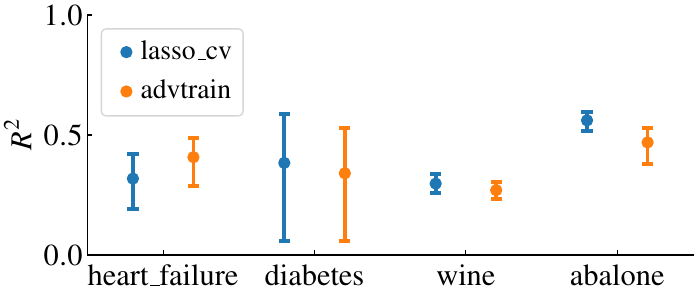

This figure's Python source:
import numpy as np
from linadvtrain.datasets import load_magic
import sklearn.model_selection
from sklearn.datasets import load_diabetes
from sklearn.linear_model import ElasticNetCV, LassoLarsIC, Lasso
from ucimlrepo import fetch_ucirepo, list_available_datasets
import matplotlib as mpl
import seaborn as sns
import matplotlib.pyplot as plt


# Basic style
plt.style.use(['mystyle.mpl'])

# Additional style
mpl.rcParams['figure.figsize'] = 7, 3
mpl.rcParams['figure.subplot.bottom'] = 0.15
mpl.rcParams['figure.subplot.right'] = 0.99
mpl.rcParams['figure.subplot.top'] = 0.95
mpl.rcParams['font.size'] = 22
mpl.rcParams['legend.fontsize'] = 20
mpl.rcParams['legend.handlelength'] = 1
mpl.rcParams['legend.handletextpad'] = 0.01
mpl.rcParams['xtick.major.pad'] = 7

def compute_R2(y_pred, y_test):
    y_mean = np.mean(y_test)
    return 1 - np.mean((y_test - y_pred) ** 2) / np.mean((y_test - y_mean) ** 2)

def normalize(X_train, X_test, y_train, y_test):
    X_mean = X_train.mean(axis=0)
    X_std = X_train.std(axis=0)
    X_train = (X_train - X_mean) / X_std
    X_test = (X_test - X_mean) / X_std

    y_mean = y_train.mean(axis=0)
    y_std = y_train.std(axis=0)
    y_train = (y_train - y_mean) / y_std
    y_test = (y_test - y_mean) / y_std

    return X_train, X_test, y_train, y_test

# DATASET
def magic():
    X, y = load_magic(input_folder='../WEBSITE/DATA')
    # Train-test split
    X_train, X_test, y_train, y_test = sklearn.model_selection.train_test_split(X, y, test_size=50, random_state=0)
    X_train = X_train[:, :1000]
    X_test = X_test[:, :1000]
    return normalize(X_train, X_test, y_train, y_test)

def diabetes():
    X, y = load_diabetes(return_X_y=True)
    X_train, X_test, y_train, y_test = sklearn.model_selection.train_test_split(X, y, test_size=50, random_state=0)
    return normalize(X_train, X_test, y_train, y_test)

def wine():
    dset = fetch_ucirepo(name="Wine Quality")
    X = dset.data.features.values
    y = dset.data.targets.values.flatten()
    X_train, X_test, y_train, y_test = sklearn.model_selection.train_test_split(X, y, test_size=0.3)
    return normalize(X_train, X_test, y_train, y_test)

def abalone():
    dset = fetch_ucirepo(name="Abalone")
    F = dset.data.features
    F = F.assign(Sex=(F['Sex'] == 'M').values.astype(float))
    X = F.values
    y = dset.data.targets.values.flatten()
    X_train, X_test, y_train, y_test = sklearn.model_selection.train_test_split(X, y, test_size=0.3)
    return normalize(X_train, X_test, y_train, y_test)

def heart_failure():
    dset = fetch_ucirepo(name="Heart failure clinical records")
    F = dset.data.features
    X = F.values
    y = dset.data.targets.values.flatten()
    X_train, X_test, y_train, y_test = sklearn.model_selection.train_test_split(X, y, test_size=0.3)
    return normalize(X_train, X_test, y_train, y_test)

# METHODS
def lasso_cv(X_train, y_train):
    regr = ElasticNetCV(cv=10, random_state=0, l1_ratio=1)
    regr.fit(X_train, y_train)
    return regr.coef_

def lasso_aic(X_train, y_train):
    regr = LassoLarsIC(criterion='aic')
    regr.fit(X_train, y_train)
    return regr.coef_

def lasso_bic(X_train, y_train):
    regr = LassoLarsIC(criterion='bic')
    regr.fit(X_train, y_train)
    return regr.coef_

def advtrain(X_train, y_train):
    estimated_params, info = lin_advregr(X_train, y_train, p=np.inf)
    return estimated_params

def lasso(X_train, y_train):
    regr = Lasso()
    regr.fit(X_train, y_train)
    return regr.coef_


if __name__ == '__main__':
    from linadvtrain.regression import lin_advregr
    import pandas as pd

    load_data=True

    # Compute performance
    df = {}
    for dset in []:
        df[dset.__name__] = pd.DataFrame({'dset': [], 'method': [], 'y_pred': []})
        for method in [lasso_cv, advtrain]:
            X_train, X_test, y_train, y_test = dset()
            param = method(X_train, y_train)
            n_test = len(y_test)
            df1 = pd.DataFrame({'dset': n_test * [dset.__name__],
                                'method': n_test * [method.__name__],
                                'y_pred': X_test @ param,
                                'y_test': y_test})

            df[dset.__name__] = pd.concat([df[dset.__name__], df1])
        df[dset.__name__].to_csv(f'fig1(a){dset.__name__}.csv')

    if load_data:
        df = {}
        for dset in [diabetes, wine, abalone, heart_failure]:
            df[dset.__name__] = pd.read_csv(f'fig1(a){dset.__name__}.csv')

    df_final = pd.DataFrame({'dset': [], 'method': [], 'R2': []})
    for dset in [heart_failure, diabetes, wine, abalone]:
        for method in [lasso_cv, advtrain]:
            df_aux = df[dset.__name__].loc[df[dset.__name__]['method'] == method.__name__]

            value_r2 = compute_R2(df_aux['y_pred'], df_aux['y_test'])

            n_boot = 500
            value_r2_bootstrap = np.zeros(n_boot)
            for i in range(n_boot):
                indexes = np.random.choice(range(len(df_aux['y_pred'])), len(df_aux['y_pred']))
                df_permuted = df_aux.iloc[indexes]
                value_r2_bootstrap[i] = compute_R2(df_permuted['y_pred'], df_permuted['y_test'])

            df_final = df_final.append({
                'dset': dset.__name__,
                'method': method.__name__,
                'R2': value_r2}, ignore_index=True)

            df_final = df_final.append({
                'dset': dset.__name__,
                'method': method.__name__,
                'R2': np.quantile(value_r2_bootstrap, 0.025)}, ignore_index=True)

            df_final = df_final.append({
                'dset': dset.__name__,
                'method': method.__name__,
                'R2': np.quantile(value_r2_bootstrap, 0.975)}, ignore_index=True)


    plt.figure()
    sns.color_palette("hls", 8)
    sns.pointplot(data=df_final, x='dset', y='R2', hue='method', dodge=.4, estimator='median', linestyles="none",
                  errorbar=('pi', 100), capsize=0.05)
    plt.xlabel('')
    plt.ylabel('$$R^2$$')
    plt.ylim((0, 1))
    plt.legend(title='')
    plt.savefig('fig1(a).pdf')
    plt.show()

